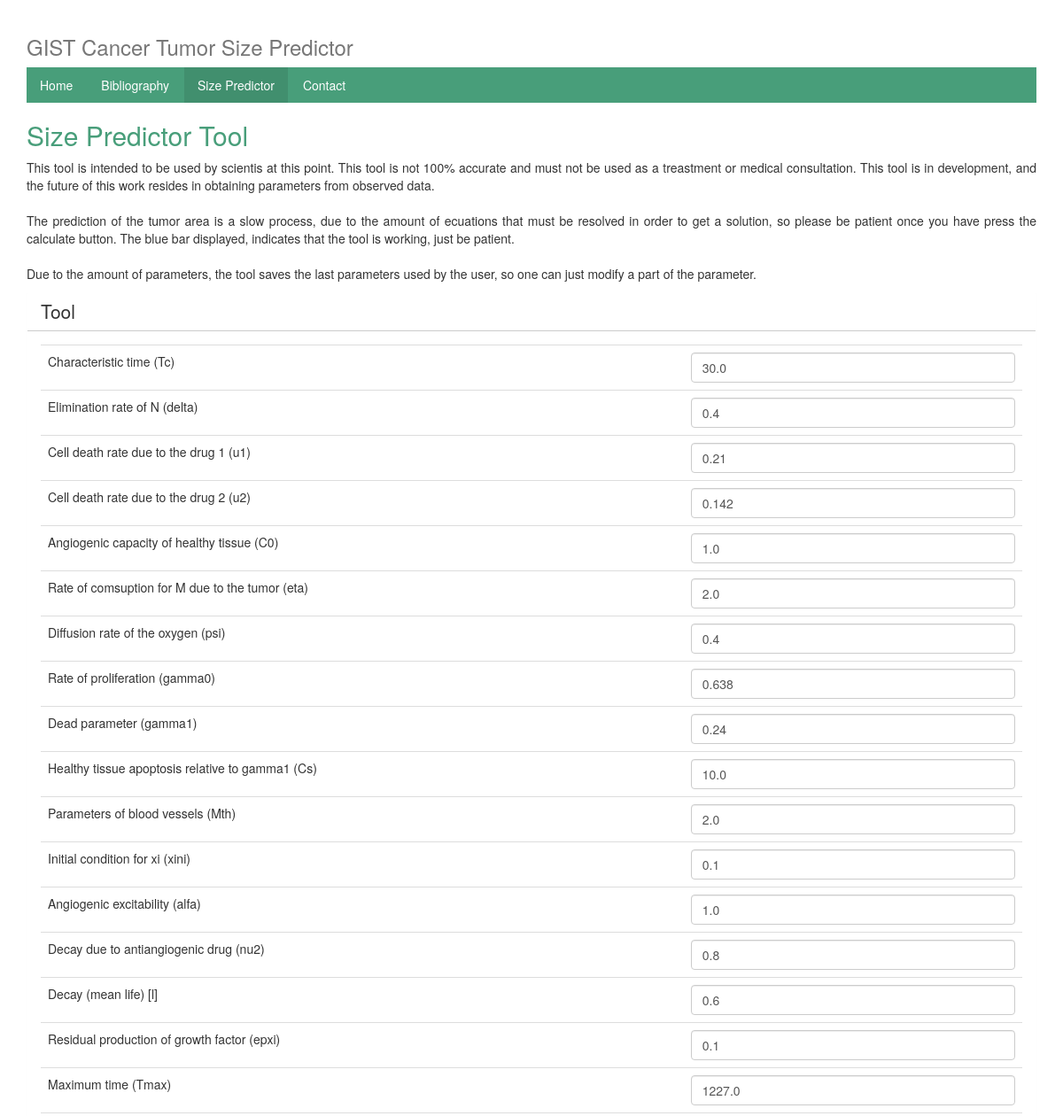
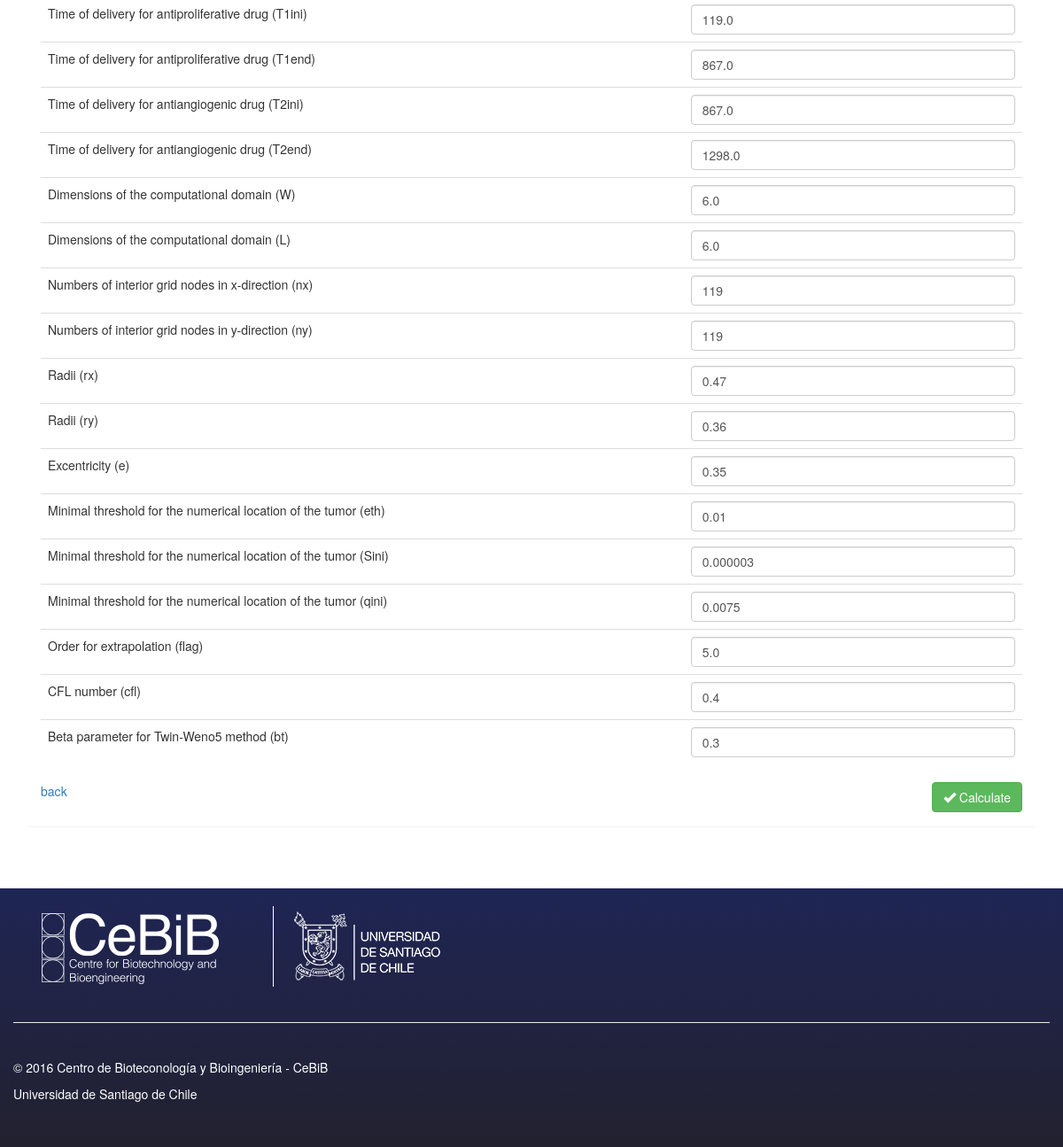
The page /predictor/tool/ on the database its author committed (2 pictures, top to bottom).
### predictor/models.py (models this page shows)
class Parameters(models.Model):
	tc = models.FloatField()
	delta = models.FloatField()
	u1=models.FloatField()
	u2=models.FloatField()
	C0=models.FloatField()
	eta=models.FloatField()
	psi=models.FloatField()
	gamma0=models.FloatField()
	gamma1=models.FloatField()
	Cs=models.FloatField()
	Mth=models.FloatField()
	xini=models.FloatField()
	alfa=models.FloatField()
	nu2=models.FloatField()
	lmin=models.FloatField()
	epxi=models.FloatField()
	Tmax = models.FloatField()
	T1ini=models.FloatField()
	T1end=models.FloatField()
	T2ini=models.FloatField()
	T2end=models.FloatField()
	W=models.FloatField()
	L=models.FloatField()
	nx=models.IntegerField()
	ny=models.IntegerField()
	rx=models.FloatField()
	ry=models.FloatField()
	e = models.FloatField()
	eth = models.FloatField()
	Sini = models.FloatField()
	qini = models.FloatField()
	flag = models.FloatField()
	cfl = models.FloatField()
	bt = models.FloatField()

### predictor/views.py (the view)
def tool(request):
	parameters_list = Parameters.objects.get(id=1)
	return render(request,'predictor/tool.html',{'parameters_list':parameters_list})

### predictor/templates/predictor/tool.html (shortened to what this page needs)
{% extends 'predictor/layout.html' %}
{% block contenido %}
      <div class="masthead">
        <h3 class="text-muted">GIST Cancer Tumor Size Predictor</h3>
        <nav>
          <ul class="nav nav-pills ">
            <li><a href="{% url 'index' %}">Home</a></li>
            <li><a href="{% url 'bibliography' %}">Bibliography</a></li>
            <li class="active"><a href="{% url 'tool' %}">Size Predictor</a></li>
            <li><a href="{% url 'contact' %}">Contact</a></li>
          </ul>
        </nav>
      </div>
      <h2>Size Predictor Tool</h2>
      <p align="justify">
      This tool is intended to be used by scientis at this point. This tool is not 100% accurate and must not be used as a treastment or medical consultation. This tool is in development, and the future of this work resides in obtaining parameters from observed data.
      <br>
      <br>
      The prediction of the tumor area is a slow process, due to the amount of ecuations that must be resolved in order to get a solution, so please be patient once you have press the calculate button. The blue bar displayed, indicates that the tool is working, just be patient.
      <br>
      <br>
      Due to the amount of parameters, the tool saves the last parameters used by the user, so one can just modify a part of the parameter.
      </p>
      <form id="formulario" action="/predictor/results/" method="post">
        <div class="panel panel-default">
          <div class="panel-heading">
            <h3 class="panel-title">Tool</h3>
          </div>
          <div class="panel-body">
            <table class="table">
              <tr>
                <td>Characteristic time (Tc) </td>
                <td>
                  <input type="number" step="any" class="form-control" name="Tc" value="{{parameters_list.tc}}">
                </td>
              </tr>
              <tr>
                <td>Elimination rate of N (delta) </td>
                <td>
                  <input type="number" step="any" class="form-control" name="delta" value="{{parameters_list.delta}}">
                </td>
              </tr>
              <tr>
                <td>Cell death rate due to the drug 1 (u1)</td>
                <td>
                  <input type="number" step="any" class="form-control" name="u1"  value="{{parameters_list.u1}}">
                </td>
              </tr>
              <tr>
                <td>Cell death rate due to the drug 2 (u2)</td>
                <td>
                  <input type="number" step="any" class="form-control" name="u2" value="{{parameters_list.u2}}">
                </td>
              </tr>
              <tr>
                <td>Angiogenic capacity of healthy tissue (C0)</td>
                <td>
                  <input type="number" step="any" class="form-control" name="C0" value="{{parameters_list.C0}}">
                </td>
              </tr>
              <tr>
                <td>Rate of comsuption for M due to the tumor (eta)</td>
                <td>
                  <input type="number" step="any" class="form-control" name="eta"  value="{{parameters_list.eta}}">
                </td>
              </tr>
              <tr>
                <td>Diffusion rate of the oxygen (psi)</td>
                <td>
                  <input type="number" step="any" class="form-control" name="psi" value="{{parameters_list.psi}}">
                </td>
              </tr>
              <tr>
                <td>Rate of proliferation (gamma0)</td>
                <td>
                  <input type="number" step="any" class="form-control" name="gamma0" value="{{parameters_list.gamma0}}">
                </td>
              </tr>
              <tr>
                <td>Dead parameter (gamma1)</td>
                <td>
                  <input type="number" step="any" class="form-control" name="gamma1" value="{{parameters_list.gamma1}}">
                </td>
              </tr>
              <tr>
                <td>Healthy tissue apoptosis relative to gamma1 (Cs)</td>
                <td>
                  <input type="number" step="any" class="form-control" name="Cs" value="{{parameters_list.Cs}}">
                </td>
              </tr>
              <tr>
                <td>Parameters of blood vessels (Mth) </td>
                <td>
                  <input type="number" step="any" class="form-control" name="Mth" value="{{parameters_list.Mth}}">
                </td>
              </tr>
              <tr>
                <td>Initial condition for xi (xini)</td>
                <td>
                  <input type="number" step="any" class="form-control" name="xini" value="{{parameters_list.xini}}">
                </td>
              </tr>
              <tr>
                <td>Angiogenic excitability (alfa)</td>
                <td>
                  <input type="number" step="any" class="form-control" name="alfa" value="{{parameters_list.alfa}}">
                </td>
              </tr>
              <tr>
                <td>Decay due to antiangiogenic drug (nu2)</td>
                <td>
                  <input type="number" step="any" class="form-control" name="nu2" value="{{parameters_list.nu2}}">
                </td>
              </tr>
              <tr>
                <td>Decay (mean life) [l]</td>
                <td>
                  <input type="number" step="any" class="form-control" name="l" value="{{parameters_list.lmin}}">
                </td>
              </tr>
              <tr>
                <td>Residual production of growth factor (epxi)</td>
                <td>
                  <input type="number" step="any" class="form-control" name="epxi" value="{{parameters_list.epxi}}">
                </td>
              </tr>
              <tr>
                <td>Maximum time (Tmax)</td>
                <td>
                  <input type="number" step="any" class="form-control" name="Tmax" value="{{parameters_list.Tmax}}">
                </td>
              </tr>
              <tr>
                <td>Time of delivery for antiproliferative drug (T1ini)</td>
                <td>
                  <input type="number" step="any" class="form-control" name="T1ini" value="{{parameters_list.T1ini}}">
                </td>
              </tr>
              <tr>
                <td>Time of delivery for antiproliferative drug (T1end) </td>
                <td>
                  <input type="number" step="any" class="form-control" name="T1end" value="{{parameters_list.T1end}}">
                </td>
              </tr>
              <tr>
                <td>Time of delivery for antiangiogenic drug (T2ini)</td>
                <td>
                  <input type="number" step="any" class="form-control" name="T2ini" value="{{parameters_list.T2ini}}">
                </td>
              </tr>
              <tr>
                <td>Time of delivery for antiangiogenic drug (T2end) </td>
                <td>
                  <input type="number" step="any" class="form-control" name="T2end" value="{{parameters_list.T2end}}">
                </td>
              </tr>
              <tr>
                <td>Dimensions of the computational domain (W)</td>
                <td>
                  <input type="number" step="any" class="form-control" name="W" value="{{parameters_list.W}}">
                </td>
              </tr>
              <tr>
                <td>Dimensions of the computational domain (L)</td>
                <td>
                  <input type="number" step="any" class="form-control" name="L" value="{{parameters_list.L}}">
                </td>
              </tr>
              <tr>
                <td>Numbers of interior grid nodes in x-direction (nx)</td>
                <td>
                  <input type="number" step="any" class="form-control" name="nx" value="{{parameters_list.nx}}"
                </td>
              </tr>
              <tr>
                <td>Numbers of interior grid nodes in y-direction (ny)</td>
                <td>
                  <input type="number" step="any" class="form-control" name="ny" value="{{parameters_list.ny}}">
                </td>
              </tr>
              <tr>
                <td>Radii (rx)</td>
                <td>
                  <input type="number" step="any" class="form-control" name="rx" value="{{parameters_list.rx}}">
                </td>
              </tr>
              <tr>
                <td>Radii (ry)</td>
                <td>
                  <input type="number" step="any" class="form-control" name="ry" value="{{parameters_list.ry}}">
                </td>
              </tr>
              <tr>
                <td>Excentricity (e)</td>
                <td>
                  <input type="number" step="any" class="form-control" name="e" value="{{parameters_list.e}}">
                </td>
              </tr>
              <tr>
                <td>Minimal threshold for the numerical location of the tumor (eth)</td>
                <td>
                  <input type="number" step="any" class="form-control" name="eth" value="{{parameters_list.eth}}">
                </td>
              </tr>
              <tr>
                <td>Minimal threshold for the numerical location of the tumor (Sini)</td>
                <td>
                  <input type="number" step="any" class="form-control" name="Sini" value="{{parameters_list.Sini}}">
                </td>
              </tr>
              <tr>
                <td>Minimal threshold for the numerical location of the tumor (qini)</td>
                <td>
                  <input type="number" step="any" class="form-control" name="qini" value="{{parameters_list.qini}}">
                </td>
              </tr>
              <tr>
                <td>Order for extrapolation (flag)</td>
                <td>
                  <input type="number" step="any" class="form-control" name="flag" value="{{parameters_list.flag}}">
                </td>
              </tr>
              <tr>
                <td>CFL number (cfl)</td>
                <td>
                  <input type="number" step="any" class="form-control" name="cfl" value="{{parameters_list.cfl}}">
                </td>
              </tr>
              <tr>
                <td>Beta parameter for Twin-Weno5 method (bt)</td>
                <td>
                  <input type="number" step="any" class="form-control" name="bt" value="{{parameters_list.bt}}">
                </td>
              </tr>
            </table>
            <div style="float: left;">
              <a href="{% url 'index' %}">back</a>
            </div>
            <div style="float: right;">
              <button id="subbmit"  class="btn btn-success btn-md" value="results">
                <span class="glyphicon glyphicon-ok" aria-hidden="true"></span> Calculate
              </button>
            </div>
          </div>
        </div>
      </form>
{% endblock %}

### predictor/templates/predictor/layout.html (shortened to what this page needs)
{% load static %}
<!DOCTYPE html>
<html lang="en">
  <head>
    <link href="{% static 'predictor/css/bootstrap.css' %}" rel="stylesheet">
    <link href="{% static 'predictor/css/cancer.css' %}" rel="stylesheet">
  </head>
  <body>
    <div class="container">
    {% block contenido %}{% endblock %}
    </div>
    <div style="background: transparent linear-gradient(to bottom, #1F2554 1%, #22212F 100%) repeat scroll 0% 0%;color:white;margin-top:50px;">
      <div class="container" >
        <div class="row" style="margin-top:20px;">
          <div class="col-md-3 col-sm-6 col-xs-12">
            <a href="http://cebib.cl"><img src="{% static 'predictor/img/footer-cebib.png' %}" alt=""></a>
          </div>
          <div class="col-md-3 col-sm-6 col-xs-6" style="border-left: solid 1px white;">
            <a href="http://usach.cl/" target="_blank">
              <img src="{% static 'predictor/img/logo_usach.png' %}">
            </a>
          </div>
        </div>
        <div class="row">
          <footer class="footer">
              <p>&copy; 2016 Centro de Bioteconología y Bioingeniería - CeBiB</p>
              <p>Universidad de Santiago de Chile</p>
          </footer>
        </div>
      </div>
    </div>
  </body>
</html>

### predictor/static/predictor/css/cancer.css (style rules this page uses)
body { padding-top: 20px; }
.footer { padding-top: 40px; padding-bottom: 40px; margin-top: 40px; border-top: 1px solid #eee; }
@media screen and (min-width: 768px) { .masthead, .marketing, .footer { padding-right: 0; padding-left: 0; } }

### rows shown on the page
Parameters: Tc "30.0", delta "0.4", u1 "0.21", u2 "0.142", C0 "1.0", eta "2.0", psi "0.4", gamma0 "0.638", gamma1 "0.24", Cs "10.0", Mth "2.0", xini "0.1", alfa "1.0", nu2 "0.8", l "0.6", epxi "0.1", Tmax "1227.0", T1ini "119.0", T1end "867.0", T2ini "867.0", T2end "1298.0", W "6.0", L "6.0", nx "119", ny "119", rx "0.47", ry "0.36", e "0.35", eth "0.01", Sini "0.000003", qini "0.0075", flag "5.0", cfl "0.4", bt "0.3"
